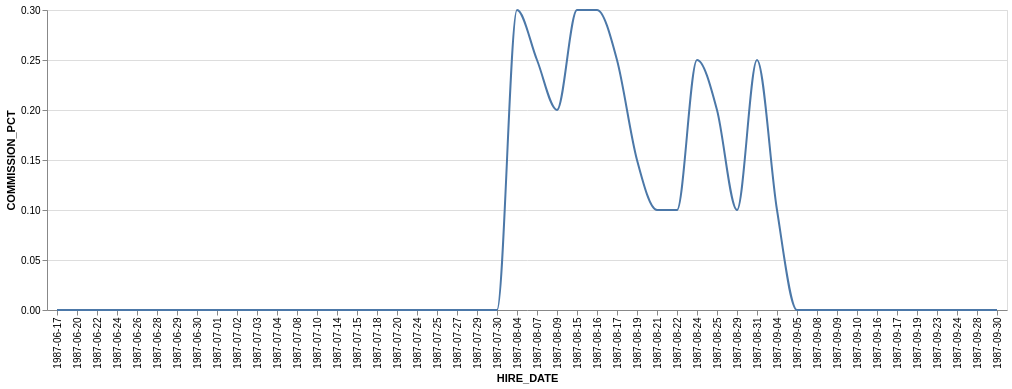

Write the Vega-Lite specification saved for this chart.
### Vega-Lite specification from a JSON file in a GitHub repository (floating-point values rounded to 4 significant figures)
{"data": {"values": [{"x_data": "1987-06-17", "y_data": 0}, {"x_data": "1987-09-30", "y_data": 0}, {"x_data": "1987-08-24", "y_data": 0.25}, {"x_data": "1987-07-01", "y_data": 0}, {"x_data": "1987-08-04", "y_data": 0.3}, {"x_data": "1987-08-25", "y_data": 0.2}, {"x_data": "1987-08-07", "y_data": 0.25}, {"x_data": "1987-08-19", "y_data": 0.15}, {"x_data": "1987-06-20", "y_data": 0}, {"x_data": "1987-06-26", "y_data": 0}, {"x_data": "1987-08-31", "y_data": 0.25}, {"x_data": "1987-07-08", "y_data": 0}, {"x_data": "1987-08-09", "y_data": 0.2}, {"x_data": "1987-08-15", "y_data": 0.3}, {"x_data": "1987-06-29", "y_data": 0}, {"x_data": "1987-06-28", "y_data": 0}, {"x_data": "1987-08-16", "y_data": 0.3}, {"x_data": "1987-08-17", "y_data": 0.25}, {"x_data": "1987-06-30", "y_data": 0}, {"x_data": "1987-08-21", "y_data": 0.1}, {"x_data": "1987-07-10", "y_data": 0}, {"x_data": "1987-09-28", "y_data": 0}, {"x_data": "1987-08-22", "y_data": 0.1}, {"x_data": "1987-09-04", "y_data": 0.1}, {"x_data": "1987-08-29", "y_data": 0.1}, {"x_data": "1987-06-22", "y_data": 0}, {"x_data": "1987-06-24", "y_data": 0}, {"x_data": "1987-09-09", "y_data": 0}, {"x_data": "1987-09-10", "y_data": 0}, {"x_data": "1987-09-17", "y_data": 0}, {"x_data": "1987-07-24", "y_data": 0}, {"x_data": "1987-07-20", "y_data": 0}, {"x_data": "1987-07-25", "y_data": 0}, {"x_data": "1987-09-05", "y_data": 0}, {"x_data": "1987-09-19", "y_data": 0}, {"x_data": "1987-07-02", "y_data": 0}, {"x_data": "1987-07-29", "y_data": 0}, {"x_data": "1987-07-03", "y_data": 0}, {"x_data": "1987-07-04", "y_data": 0}, {"x_data": "1987-09-08", "y_data": 0}, {"x_data": "1987-07-30", "y_data": 0}, {"x_data": "1987-09-23", "y_data": 0}, {"x_data": "1987-09-24", "y_data": 0}, {"x_data": "1987-07-18", "y_data": 0}, {"x_data": "1987-07-27", "y_data": 0}, {"x_data": "1987-09-16", "y_data": 0}, {"x_data": "1987-07-14", "y_data": 0}, {"x_data": "1987-07-15", "y_data": 0}]}, "mark": {"type": "line", "interpolate": "monotone"}, "encoding": {"x": {"field": "x_data", "type": "nominal", "title": "HIRE_DATE", "sort": "ascending"}, "y": {"field": "y_data", "type": "quantitative", "title": "COMMISSION_PCT"}}}
